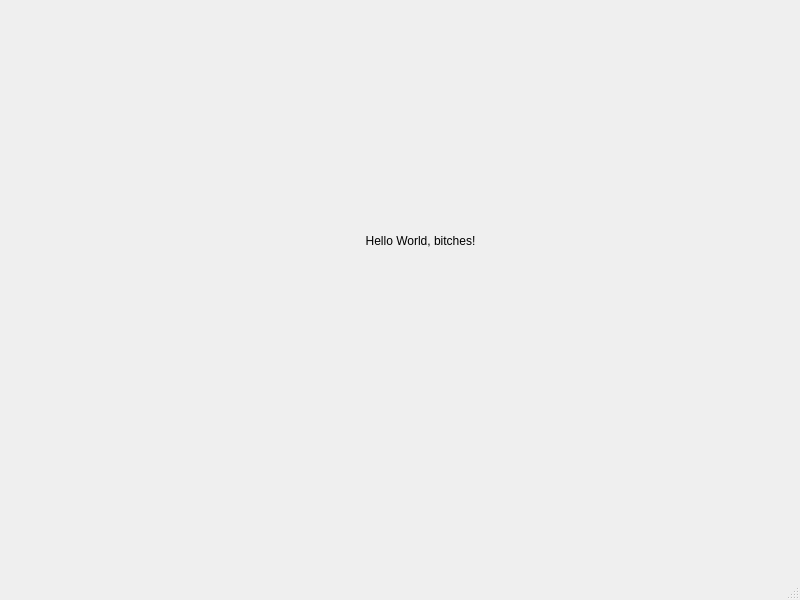
<?xml version="1.0" encoding="UTF-8"?>
<ui version="4.0">
 <class>MainWindow</class>
 <widget class="QMainWindow" name="MainWindow">
  <property name="geometry">
   <rect>
    <x>0</x>
    <y>0</y>
    <width>800</width>
    <height>600</height>
   </rect>
  </property>
  <property name="windowTitle">
   <string>MainWindow</string>
  </property>
  <widget class="QWidget" name="centralwidget">
   <widget class="QLabel" name="label">
    <property name="geometry">
     <rect>
      <x>320</x>
      <y>180</y>
      <width>201</width>
      <height>121</height>
     </rect>
    </property>
    <property name="text">
     <string>Hello World, bitches!</string>
    </property>
    <property name="alignment">
     <set>Qt::AlignCenter</set>
    </property>
   </widget>
  </widget>
  <widget class="QMenuBar" name="menubar">
   <property name="geometry">
    <rect>
     <x>0</x>
     <y>0</y>
     <width>800</width>
     <height>22</height>
    </rect>
   </property>
  </widget>
  <widget class="QStatusBar" name="statusbar"/>
 </widget>
 <resources/>
 <connections/>
</ui>
